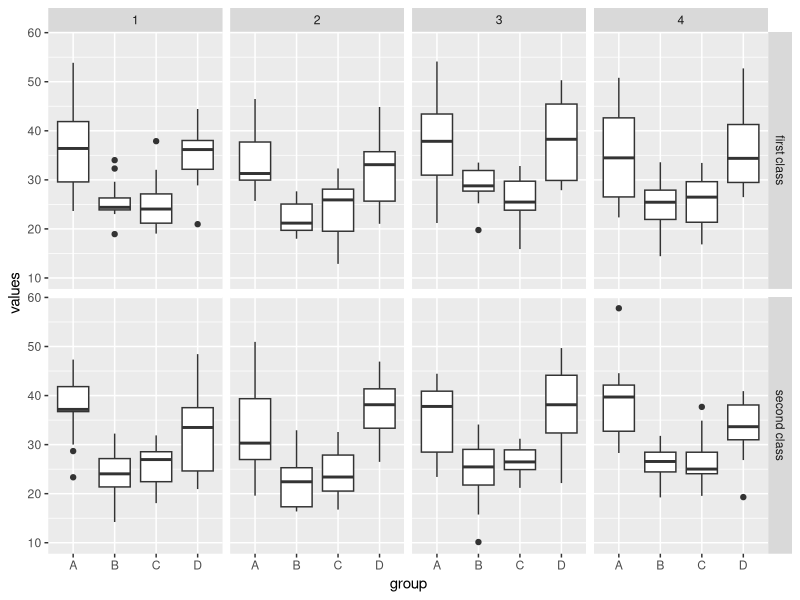
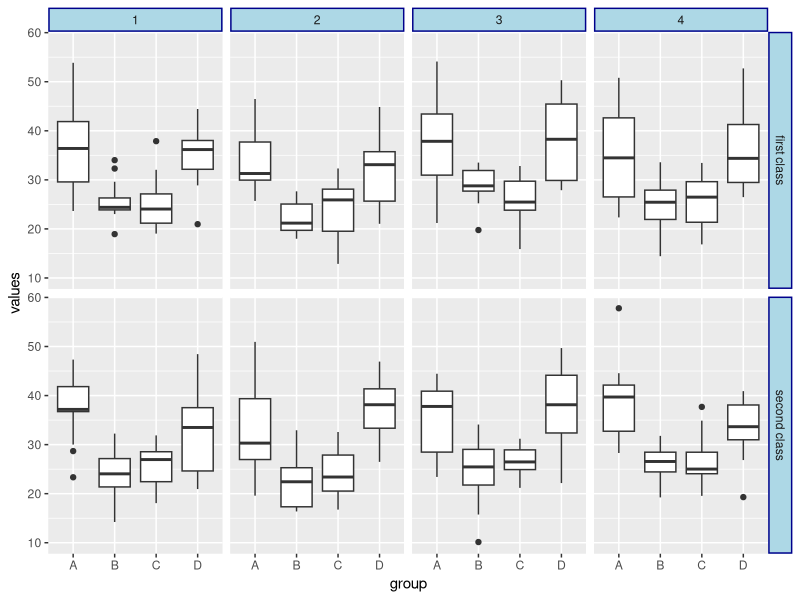
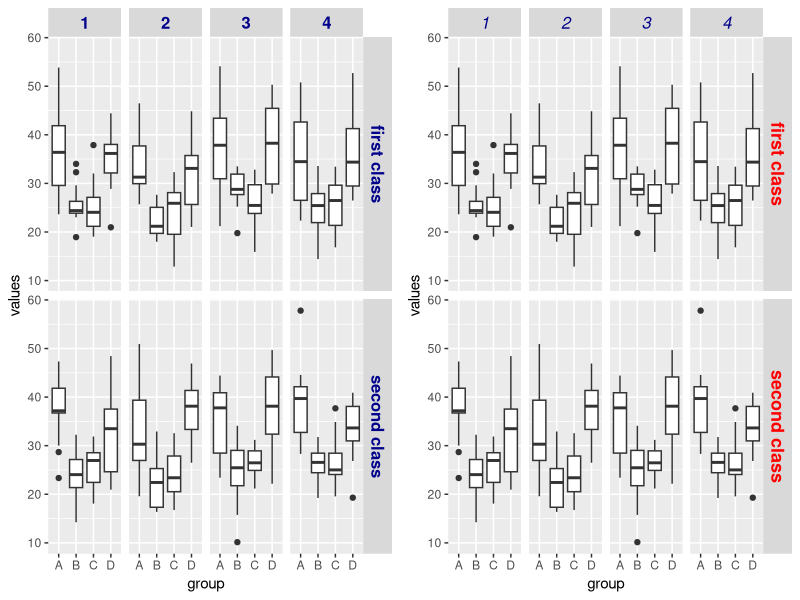
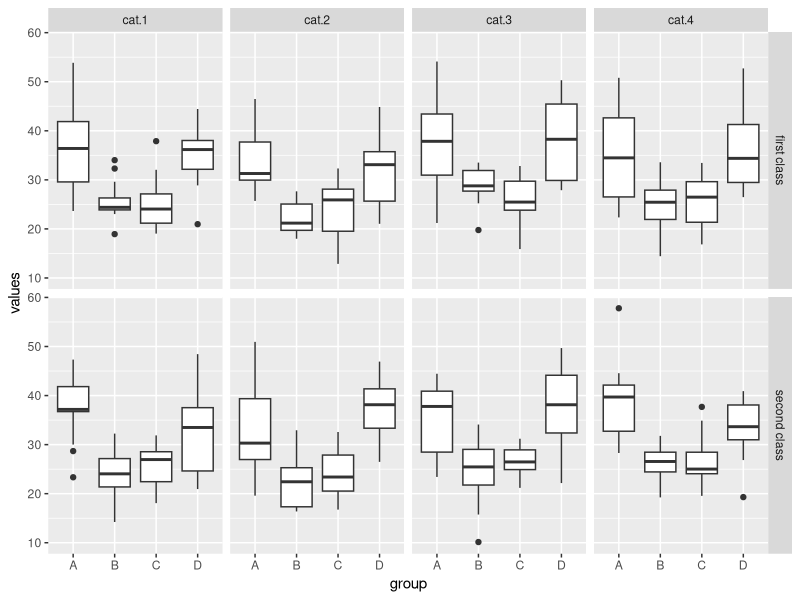
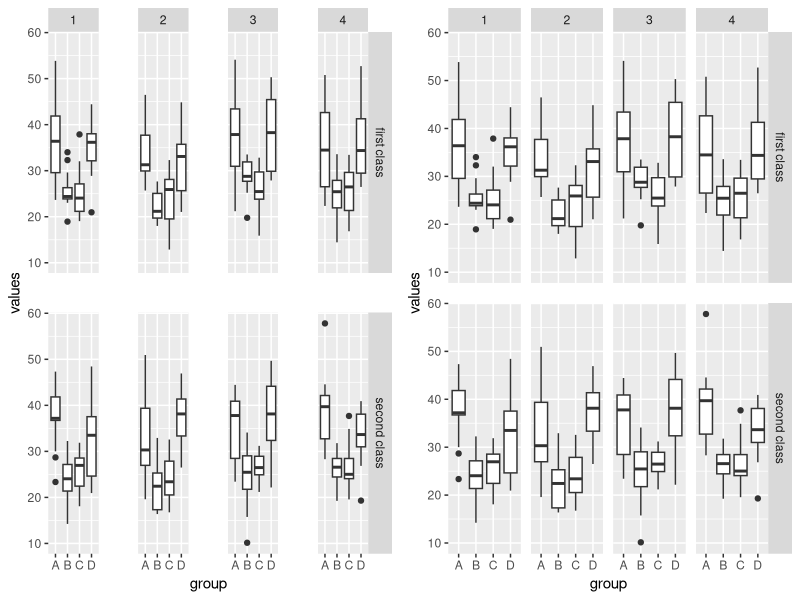

Source code (R) for these figures, in order:
## ---- chunk 1
knitr::opts_chunk$set(echo = TRUE, fig.align='center')

# title: Modifying labels in faceted plots
# author: jonathan
# revised: 14/3/2020 

WEB <- c("https://bioceed.uib.no/dropfolder/bioSTATS/Rmd/Visualizing/Faceted/modifying-labels.html")
GIT <- c("https://github.com/jonathansoule/biostats/blob/master/Visualizing/Faceted/modifying-labels.Rmd")
library(ggplot2)
library(gridExtra)
# predictor variables
group <- rep(c("B","C","A","D"), each=100)
category <- rep(c("1","2","3","4","2","3","4","1"), 50)
class <- c(rep(c("first class", "second class"), 100), rep(c("second class", "first class"), 100))
# response variable
values <- c(rnorm(200, mean=25, sd=5), rnorm(200, mean=35, sd=8))
# dataframe
df <- data.frame(group, category, class, values)
# baseplot
baseplot <- ggplot(df, aes(group, values)) +
  geom_boxplot() +
  facet_grid(class ~ category) 
## ---- chunk 2
baseplot 
## ---- chunk 3
baseplot +
  theme(strip.background = element_rect(fill="lightblue", size=1, color="darkblue"))
## ---- chunk 4
grid.arrange(
  baseplot +    # left plot, ALL labels are treated the same way
    theme(strip.text = element_text(size=12, face="bold", color="darkblue")),
  baseplot +    # right plot, Horizontal or vertical labels are treated independently
    theme(strip.text.x = element_text(size=12, face="italic", color="darkblue")) +
    theme(strip.text.y = element_text(size=13, face="bold", color="red")),
  ncol=2)
## ---- chunk 5
new_labels <- c("1" = "cat.1", "2" = "cat.2", "3" = "cat.3", "4" = "cat.4")
## ---- chunk 6
ggplot(df, aes(group, values)) +
  geom_boxplot() +
  facet_grid(class ~ category, labeller = labeller(category = new_labels))
## ---- chunk 7
grid.arrange(
  baseplot +    # left plot, ALL margins are set to 1 centimeter
    theme(panel.spacing = unit(1, "cm")),
  baseplot +    # right plot, X and Y margins are treated independently
    theme(panel.spacing.x = unit(.25, "cm")) +
    theme(panel.spacing.y = unit(.5, "cm")),
  ncol=2)
